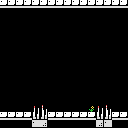

This game map was drawn from its Tiled (.tmx) file and the tilesets committed beside it. A one-line description and the full map source follow:
An orthogonal 16x16 tile map with 8x8 px tiles, 1 tile layer (Tile Layer 1).

<map version="1.0" tiledversion="1.0.2" orientation="orthogonal" renderorder="right-down" width="16" height="16" tilewidth="8" tileheight="8" nextobjectid="1">
 <tileset firstgid="1" name="tiles-outer-ruins" tilewidth="8" tileheight="8" tilecount="256" columns="16">
  <image source="tiles-outer-ruins.png" width="128" height="128" />
 </tileset>
 <layer name="Tile Layer 1" width="16" height="16">
  <data encoding="csv">
150,150,150,150,150,150,150,150,150,150,150,150,150,150,150,150,
1,1,1,1,1,1,1,1,1,1,1,1,1,1,1,1,
1,1,1,1,1,1,1,1,1,1,1,1,1,1,1,1,
1,1,1,1,1,1,1,1,1,1,1,1,1,1,1,1,
1,1,1,1,1,1,1,1,1,1,1,1,1,1,1,1,
1,1,1,1,1,1,1,1,1,1,1,1,1,1,1,1,
1,1,1,1,1,1,1,1,1,1,1,1,1,1,1,1,
1,1,1,1,1,1,1,1,1,1,1,1,1,1,1,1,
1,1,1,1,1,1,1,1,1,1,1,1,1,1,1,1,
1,1,1,1,1,1,1,1,1,1,1,1,1,1,1,1,
1,1,1,1,1,1,1,1,1,1,1,1,1,1,1,1,
1,1,1,1,1,1,1,1,1,1,1,1,1,1,1,1,
1,1,1,1,1,1,1,1,1,1,1,1,1,1,1,1,
1,1,1,1,125,126,1,1,1,1,1,12,125,126,1,1,
150,150,150,150,127,128,150,150,150,150,150,150,127,128,150,150,
1,1,1,1,153,152,1,1,1,1,1,1,152,153,1,1
</data>
 </layer>
</map>
